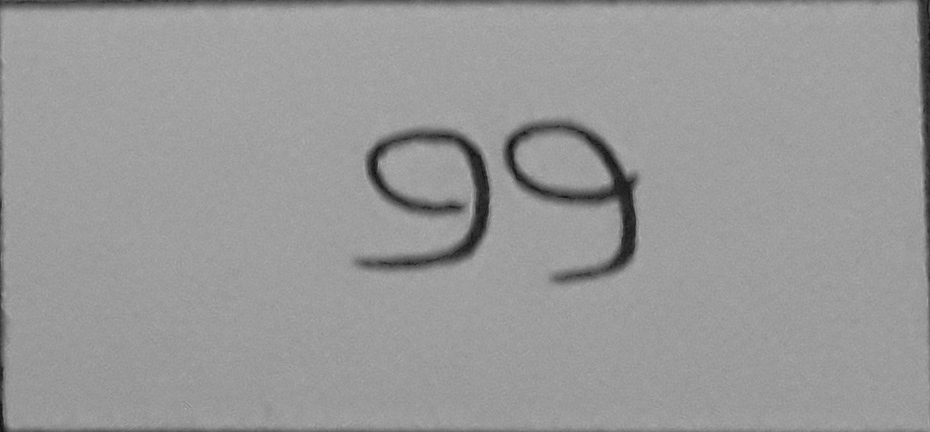
#> input picture learn-opencv/character-segmentation/9.png, 930 x 432 px
$ python main.py   (older library calls are emulated)
#> lines starting #> are read from the running program, lines starting #| are printed output that depends on the picture; after the words box and inside, x2 and y2 are one past the last pixel; in counts of white or black regions, pixels touching at a corner belong together
# import the necessary packages
import numpy as np
import cv2
import imutils

# load the image, convert it to grayscale, and blur it to remove noise
image = cv2.imread("9.png")
#> image is the input picture: shape (432, 930, 3); min 14, max 178, mean 152.9
gray = cv2.cvtColor(image, cv2.COLOR_BGR2GRAY)
gray = cv2.GaussianBlur(gray, (7, 7), 0)

# threshold the image
ret,thresh1 = cv2.threshold(gray ,127,255,cv2.THRESH_BINARY_INV)
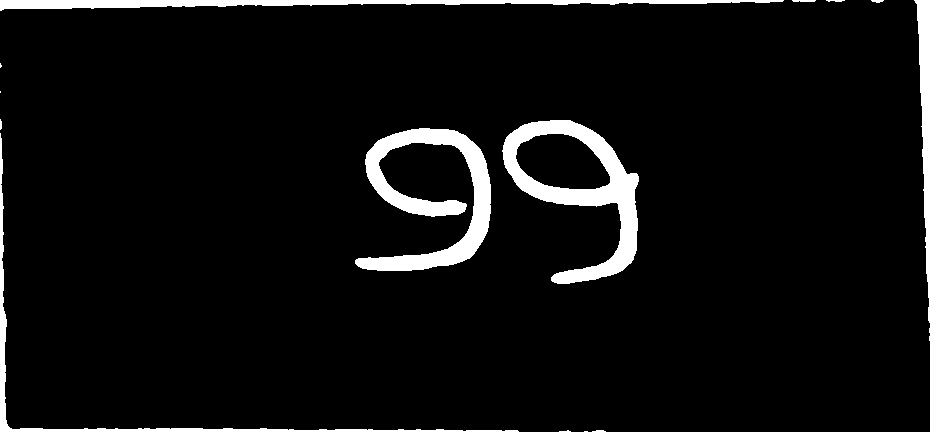
#> thresh1: shape (432, 930); 5.7% white; 16 white regions (7 under 20 px), largest, box (x1, y1, x2, y2) and area: (355, 128, 491, 271) 6926, (502, 120, 639, 284) 6907, (0, 0, 784, 11) 4066

# dilate the white portions
dilate = cv2.dilate(thresh1, None, iterations=2)
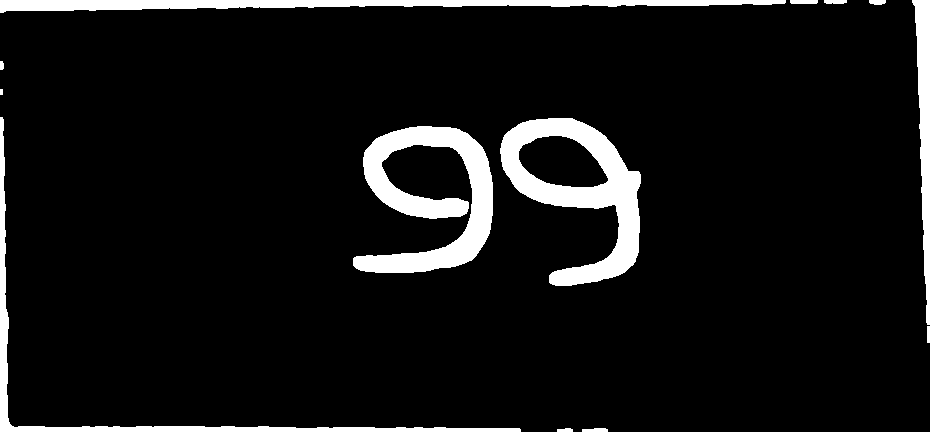
#> dilate: shape (432, 930); 8% white; 13 white regions (1 under 20 px)

# find contours in the image
cnts = cv2.findContours(dilate.copy(), cv2.RETR_EXTERNAL,
    cv2.CHAIN_APPROX_SIMPLE)
#> cnts = 13 contours, 1 with area under 20; largest, box (x1, y1, x2, y2) and area: (500, 118, 641, 286) 11968, (353, 126, 493, 273) 8721, (0, 0, 786, 13) 4939, (0, 117, 521, 432) 3690, (912, 0, 930, 325) 2664
cnts = cnts[0] if imutils.is_cv2() else cnts[1]

orig = image.copy()
i = 0

for cnt in cnts:
    # Check the area of contour, if it is very small ignore it
    if(cv2.contourArea(cnt) < 100):
        continue

    # Filtered countours are detected
    x,y,w,h = cv2.boundingRect(cnt)

    # Taking ROI of the cotour
    roi = image[y:y+h, x:x+w]

    # Mark them on the image if you want
    cv2.rectangle(orig,(x,y),(x+w,y+h),(0,255,0),2)

    # Save your contours or characters
    cv2.imwrite("roi" + str(i) + ".png", roi)

    i = i + 1
#> this loop made 13 passes
#> (x, y, w, h) on passes 4, 5, 6, 9, 13: (353, 126, 140, 147), (500, 118, 141, 168), (0, 117, 521, 315), (912, 0, 18, 325), (0, 0, 786, 13)
#> cnt on passes 3, 7: [[927, 326], [927, 342], [929, 342], [929, 326]], [[0, 89], [0, 94], [2, 94], [2, 89]]
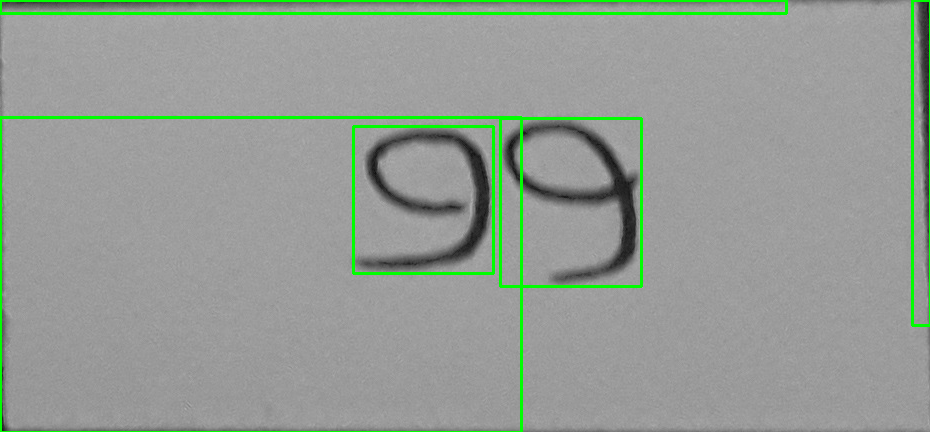
#> orig: shape (432, 930, 3); 3.12% of pixels changed, all inside (x1, y1, x2, y2) = (0, 0, 930, 432)
#> after the loop, i = 5

cv2.imshow("Image", orig)
cv2.waitKey(0)

$ run again, with learn-opencv/character-segmentation/roi2.png copied over learn-opencv/character-segmentation/9.png
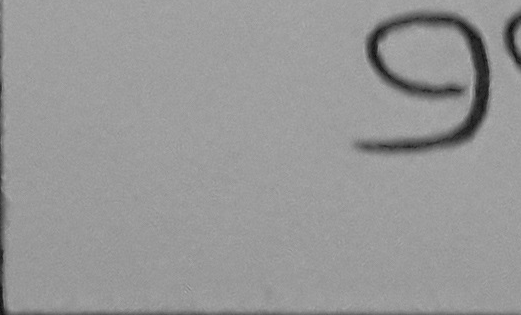
#> input picture learn-opencv/character-segmentation/roi2.png, 521 x 315 px
#> image is the input picture: shape (315, 521, 3); min 14, max 178, mean 151.4
#> `ret,thresh1 = cv2.threshold(gray ,127,255,cv2.THRESH_BINARY_INV)`:
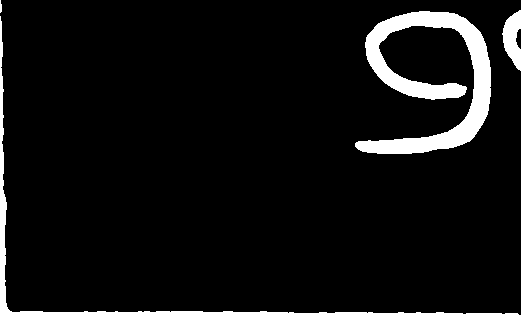
#> thresh1: shape (315, 521); 6.3% white; 4 white regions, box (x1, y1, x2, y2) and area: (355, 11, 491, 154) 6926, (0, 16, 519, 315) 2716, (502, 10, 521, 71) 719, (0, 0, 2, 13) 21
#> dilate: shape (315, 521); 8.9% white; 3 white regions
#> cnts = 3 contours; box (x1, y1, x2, y2) and area: (353, 9, 493, 156) 8721, (0, 0, 521, 315) 3690, (500, 8, 521, 73) 906
#> the loop `for cnt in cnts:` made 3 passes
#> (x, y, w, h) on passes 1 to 3: (353, 9, 140, 147), (500, 8, 21, 65), (0, 0, 521, 315)
#> after the loop `for cnt in cnts:`:
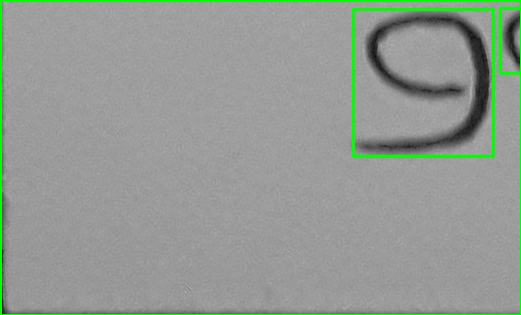
#> orig: shape (315, 521, 3); 2.76% of pixels changed, all inside (x1, y1, x2, y2) = (0, 0, 521, 315)
#> after the loop `for cnt in cnts:`: i = 3
